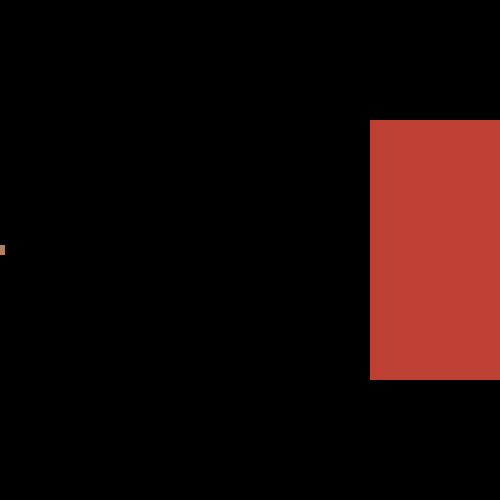
Frame 1 (no input)
Frame 60 (the mouse pressed at the canvas centre just before this capture): identical to frame 1, image omitted
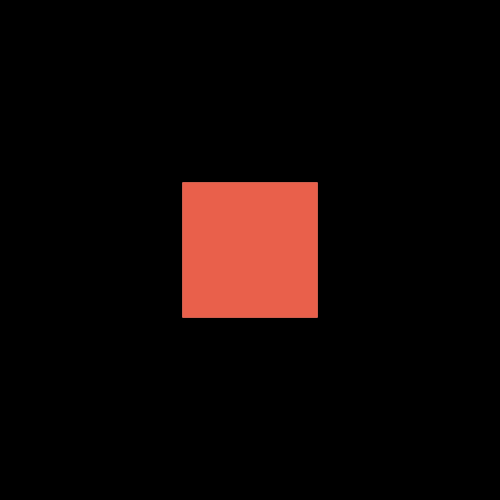
Frame 120 (the mouse held since frame 60 and released just before this capture)

The Processing sketch that drew these frames (run headless with seeded random() and noise(); from frame 60 on, the mouse is pressed at the canvas centre):

// Processing sketch: processing_164887
// ── processing_164887.pde

// Mouse 2D     THIS IS A COMMENT
void setup()    // EXECUTED AT INITIALIZATION
{    // BEGIN OF SETUP
  size(500, 500);   // SIZE OF SCREEN IN PIXELS
  noStroke();  // DON’T DRAW LINES (OR RECTANGLE BORDERS)
  colorMode(RGB, 255, 255, 255, 100);  // MAX FOR R, G, B, OPACITY
  rectMode(CENTER);  // FIRST 2 PARAM OF rect SPECIFY CENTER
}    // END OF SETUP

void draw()   // EXECUTED ALL THE TIME TO REFRESH WINDOW
{   
  background(0);   // SETTS GRAY BACKGROUND
  fill(255, 100, 100, 100);  // FILL COLOR WHITE, A BIT TRANSPARENT
  rect(mouseX, height/2, mouseY/2+10, mouseY/2+10);
  fill(400, 100, 100, 100);
  rect(mouseY, height/2, mouseY/2+10, mouseX/2+10); // DRAW RECTANGLE
  fill(100,155, 100, 50);
  rect(mouseY, height/2, mouseX/2+10, mouseY/2+10);
  fill(500, 155, 100, 50);
  rect(width-mouseX, height/2, ((height-mouseY)/2)+10, ((height-mouseY)/2)+10);
  fill(250, 50,50 ,50);
  rect(width-mouseX, height/2, ((height-mouseY)/2)+10, ((height-mouseX)/2)+10);
}
